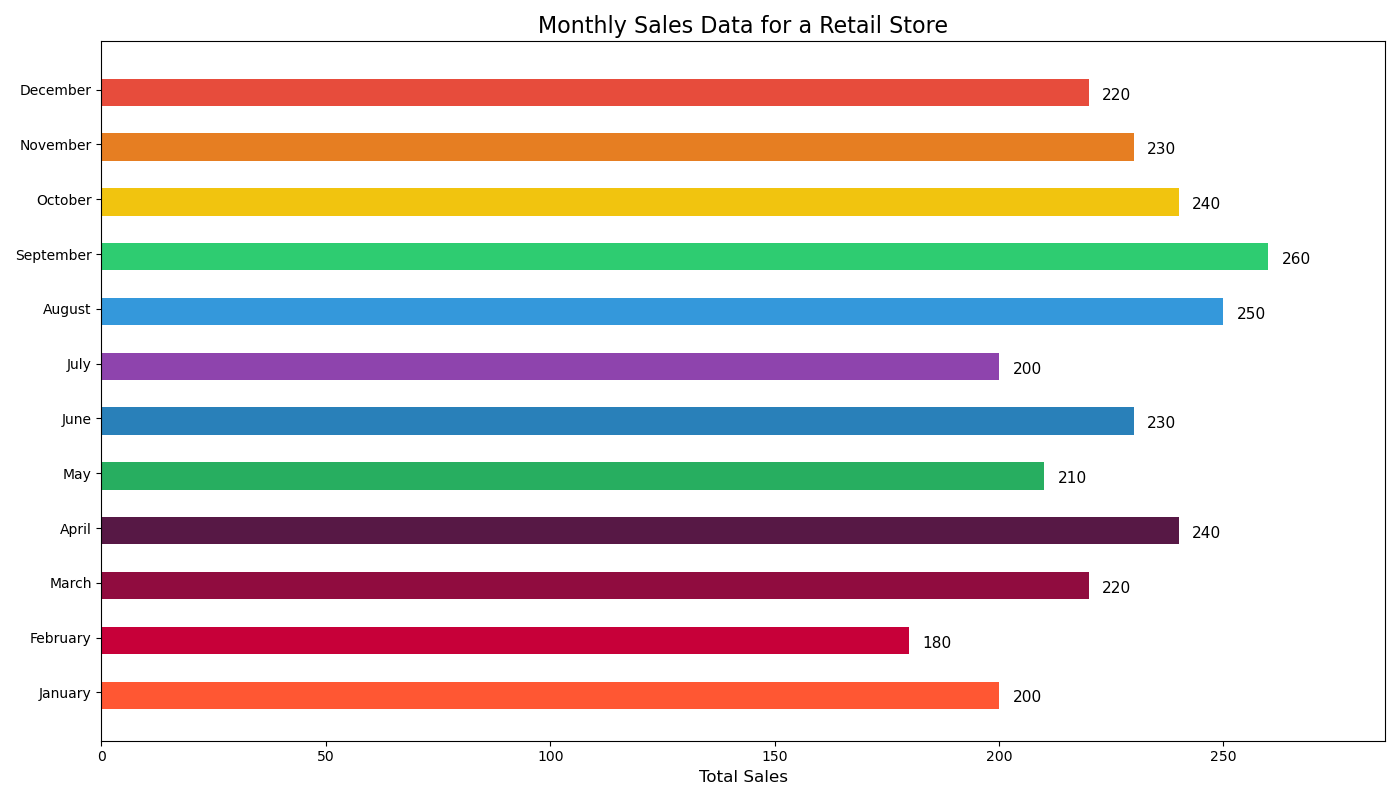

The Python source for this figure:

import matplotlib.pyplot as plt

# Data
months = ['January', 'February', 'March', 'April', 'May', 'June',
          'July', 'August', 'September', 'October', 'November', 'December']
total_sales = [200, 180, 220, 240, 210, 230, 200, 250, 260, 240, 230, 220]

# Color scheme using color codes
colors = ['#FF5733', '#C70039', '#900C3F', '#571845', '#27AE60', '#2980B9',
          '#8E44AD', '#3498DB', '#2ECC71', '#F1C40F', '#E67E22', '#E74C3C']

# Create horizontal bar chart
plt.figure(figsize=(14, 8))
bars = plt.barh(months, total_sales, color=colors, height=0.6)

# Adjusting the width and height of bars
for bar in bars:
    bar.set_height(0.5)

# Changing the layout and labels
plt.xlabel('Total Sales', fontsize=12)
plt.title('Monthly Sales Data for a Retail Store', fontsize=16)
plt.xlim(0, max(total_sales) * 1.1)  # Set x-axis limit higher to accommodate labels

# Adding value labels next to each bar
for i, v in enumerate(total_sales):
    plt.text(v + 3, i - 0.1, str(v), color='black', va='center', fontsize=11)

# Show the final result
plt.tight_layout()
plt.show()
